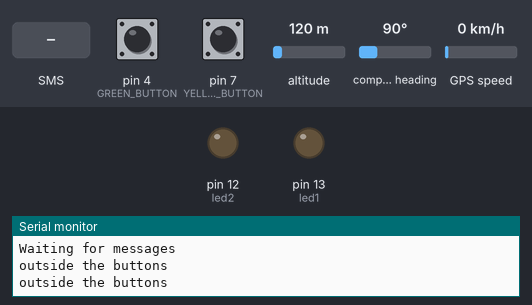
Simulated run of this sketch. Board: Arduino Uno, built for the host (arithmetic inside an expression is 32-bit, double 64-bit). On the bench: output pins drawn as LEDs (lit = HIGH), the last lines printed to the serial monitor. The test bench sets the inputs (shaded band); at power-on: pin 4 (GREEN_BUTTON) LOW, pin 7 (YELLOW_BUTTON) LOW, altitude 120 m, compass heading 90°, GPS speed 0 km/h. The GPS gets a fix after 3 s at 37.7749, -122.4194 with 8 satellites.

Above: at 3.2 s.
3.3 s: text message "1" received
At 5.0 s:
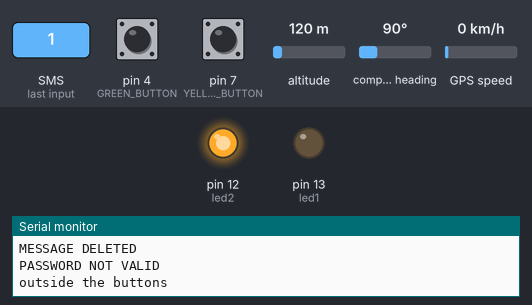
5.5 s: pin 4 (GREEN_BUTTON) pulled HIGH for 1 s
8.1 s: pin 7 (YELLOW_BUTTON) pulled HIGH for 1 s
Timing chart, 0 to 11.1 s (numbered marks = the images above; inputs shaded):
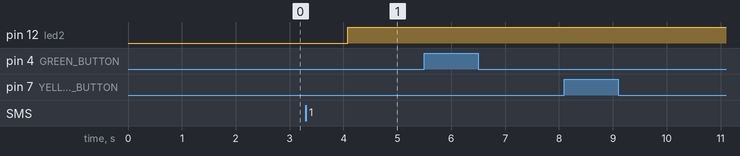

Measured:
- after the input at 3.3 s, pin 12 (led2): LOW → HIGH after 0.78 s

The sketch:

FINAL1.ino
```cpp
// Kwdikas 1: To GPS an lavei tin leksi "Location" apo kinito tilefwno tote tou epistrefei tis syntetagmenes tou simeiou sto opoio vrisketai to GPS.
// Epipleon an patisoume kapoio koumpi apothikeuetai ekeini ti stigmi i topothesia tou GPS. Stis 7 apothikeuseis mas stelnontai epi topou oles oi syntetagmenes pou apithikeutikan kata ti diadromi
// Author: Iason-Stylianos Kasapleris
// A.M.: 03112051

#include <AltSoftSerial.h> //Include all relevant libraries, emulate an additional serial port, allowing you to communicate with another serial device
#include <TinyGPS++.h> //this library provides compact and easy-to-use methods for extracting position, date, time, altitude, speed, and course from consumer GPS devices.
#include <GSM.h>  //this library enables an Arduino board to do most of the operations you can do with a GSM phone: place and receive voice calls, send and receive SMS, and connect to the internet over a GPRS network.
#include <stdio.h>
#define PINNUMBER "" // PIN Number for the SIM - leave blank unless your SIM has a pin, this is inserted between ""


static const uint32_t GPSBaud = 9600; //Baud rate for communication with the GPS, Adafruit GPS = 9600, your GPS may well be 4800, check the spec

TinyGPSPlus gps; // The TinyGPS++ object for interfacing with the GPS

AltSoftSerial ss; // The serial connection object to the GPS device

String yourPassword = "Location"; // Put the password here between the ""
String password; // Temporary variable used for comparison of passwords

GSM gsmAccess; // Initialise the library instances
GSM_SMS sms;

char senderNumber[20]="00306947050972"; // Array to hold the number a SMS is retreived from
// Array which holds the coordinates and the color of the button pressed.

int led1 = 13;
int led2 = 12;

const int GREEN_BUTTON = 4;
const int YELLOW_BUTTON  = 7;
int yellow_val  = 0;
int green_val   = 0;
String txtmsg = "";

void setup()
{
  pinMode(led1, OUTPUT);
  pinMode(led2, OUTPUT);


  ss.begin(GPSBaud); // begin the GPS serial connection

  Serial.begin(9600); // begin Serial communication with the computer at 9600 baud rate

  Serial.println("Hello"); // Print to the computer
  Serial.println("Initialising...");

  boolean notConnected = true; // connection state

  while(notConnected) // until it connects
  {
    if(gsmAccess.begin(PINNUMBER)==GSM_READY) // if it succeeds connecting
      notConnected = false; // connected
    else
    {
      Serial.println("Not connected"); // print to the computer
      delay(1000); //delay
    }
  }

  Serial.println("GSM initialized");      // print to the computer
  Serial.println("Waiting for messages");
}


void loop()
{
  while (ss.available() > 0) //while there is stuff in the buffer
    if (gps.encode(ss.read())) //if it can successfully decode it, do it. Else try again when more charachters are in the buffer

  if (sms.available()) // if a text has been recieved
  {
    Serial.println("Message received from:"); // print to the computer

    sms.remoteNumber(senderNumber, 20); // assign the sender number to the "senderNumber" variable
    Serial.println(senderNumber); // print the sender number to the computer

    password = ""; // flush the temporary variable

    char c;

    while(c=sms.read())
    {
      password += c; // append the sms to the "password" variable
    }

    Serial.println(password); // print the contents of the sms
    Serial.println("\nEND OF MESSAGE"); // print to the computer

    sms.flush(); // delete message from modem buffer
    Serial.println("MESSAGE DELETED"); // print to the computer

    if (password == yourPassword) // if the sms contains the correct password
    {
      Serial.println("\nPASSWORD VALID"); // print to the computer
      digitalWrite(led2, LOW);
      digitalWrite(led1, HIGH);
      sms.beginSMS(senderNumber); // begin an sms to the sender number
      sms.print(gps.location.lat(), 6); // append the lat to the sms
      sms.print(","); // append a comma
      sms.print(gps.location.lng(), 6); // append the lon to the sms
      sms.endSMS(); //send the sms
    }
    else {
      Serial.println("\nPASSWORD NOT VALID"); // print to the computer
      digitalWrite(led1, LOW);
      digitalWrite(led2, HIGH);
    }
  }

  green_val = digitalRead(GREEN_BUTTON);
  if (green_val == HIGH) {
    delay(500);
   //sms.print(gps.location.lat(), 6); // append the lat to the sms
   //sms.print(","); // append a comma
   //sms.print(gps.location.lng(), 6); // append the lon to the sms
   //sms.print("\n");
    txtmsg += String(gps.location.lat(), 6);
    txtmsg += ",";
    txtmsg += String(gps.location.lng(), 6);
    txtmsg += "g\n";
    Serial.println(txtmsg);
    if (txtmsg.length() > 120) {
        sms.beginSMS(senderNumber);
        sms.print(txtmsg);
        sms.endSMS();
        txtmsg = "";
    }
  }
    Serial.println("outside the buttons");

  yellow_val = digitalRead(YELLOW_BUTTON); // read input value and store it
  if (yellow_val == HIGH) {
    delay(500);
   //sms.print(gps.location.lat(), 6); // append the lat to the sms
   //sms.print(","); // append a comma
   //sms.print(gps.location.lng(), 6); // append the lon to the sms
   //sms.print("\n");
    txtmsg += String(gps.location.lat(), 6);
    txtmsg += ",";
    txtmsg += String(gps.location.lng(), 6);
    txtmsg += "y\n";
    Serial.println(txtmsg);
    if (txtmsg.length() > 120) {
        sms.beginSMS(senderNumber);
        sms.print(txtmsg);
        sms.endSMS();
        txtmsg = "";
        }
  }

  delay(1000); // delay
}
```
